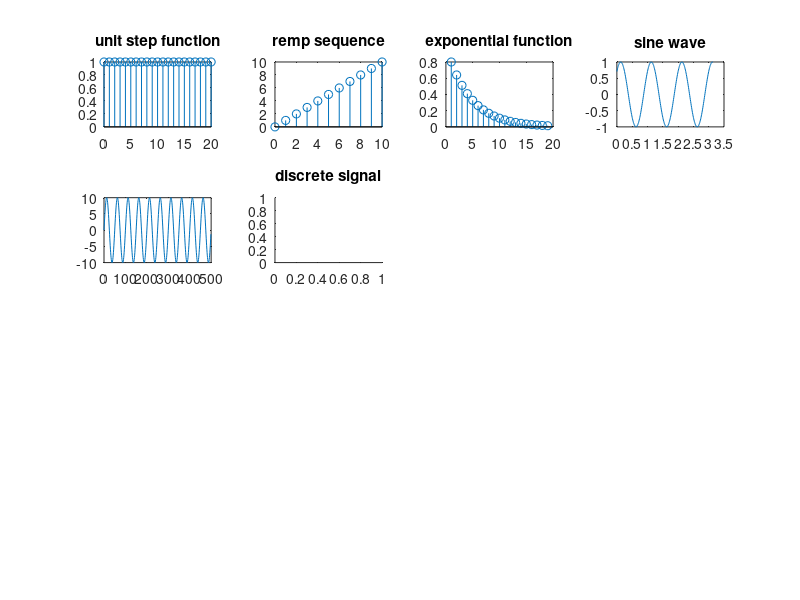

MATLAB code for this plot:
clc;
clear all;

%unit step sequence
N = 21;
x= ones(1,N);
n = 0:1:N-1;

hold on;
subplot(4,4,1);
stem(n,x);
title('unit step function');

%ramp sequence
 N=11;
 t=0:1:N-1;
 subplot(4,4,2);
 stem(t,t);
 title('remp sequence');
 
 %exponential sequence
 
 N=20;
 n=1:1:N-1;
 x=.8 .^ n;
 subplot(4,4,3);
 stem(n,x);
 title('exponential function');
 
 %sine wave
 %x=a*sin(2*pi*f*t)
 f=1;
 t=0:.01:pi;
 a=1;
 x=a*sin(2*pi*f*t+pi/4);
 subplot(4,4,4);
 plot(t,x);
 title('sine wave');
 
 %cosine wave
 t=0:.01:pi;
 x=cos(2*pi*t+pi/4);
 subplot(4,4,5);
 plot(t,x);
 title('cosine wave');
 
 %discrete signal
 %x(n)=a*sin(2*pi*(f/fs)*n) n pints;
 % x(t) = 10 sin (2pi 500t)
  
 a=10; N=500; 
 n=0:N-1;
 f=500; fs=50*f;
 y=a*sin(2*pi*(f/fs)*n);
 plot(n,y);
 subplot(4,4,6);
 title('discrete signal');
 




 
 
 
 
 
 